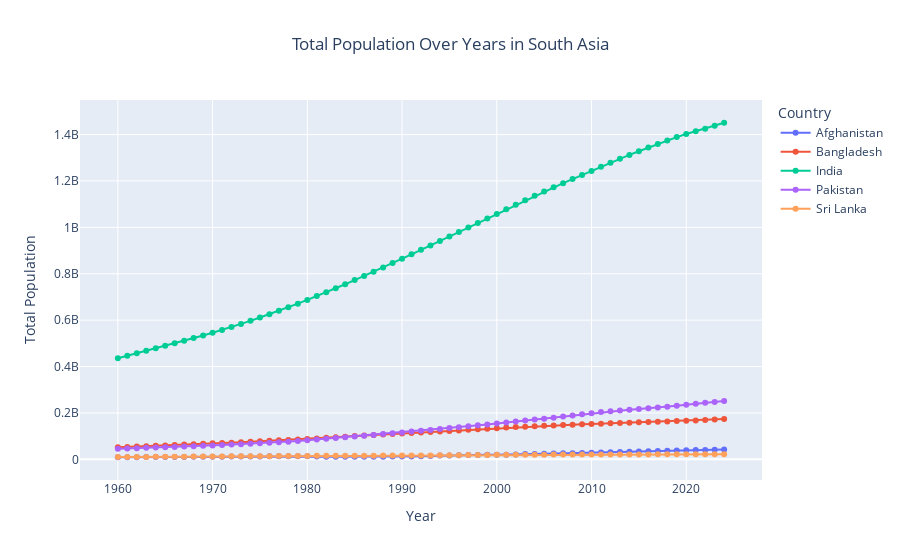

The notebook cell saved with this chart:
### Code cell
# Line plot using years as x-axis and total population as y-axis
fig = px.line(df, x='Year', y='total_population', color='Country',
                 title='Total Population Over Years in South Asia',
                 labels={'total_population': 'Total Population', 'Year': 'Year'})
fig.update_traces(mode='lines+markers')
fig.update_layout(title_x=0.5, xaxis_title='Year', yaxis_title='Total Population')
fig.show()
